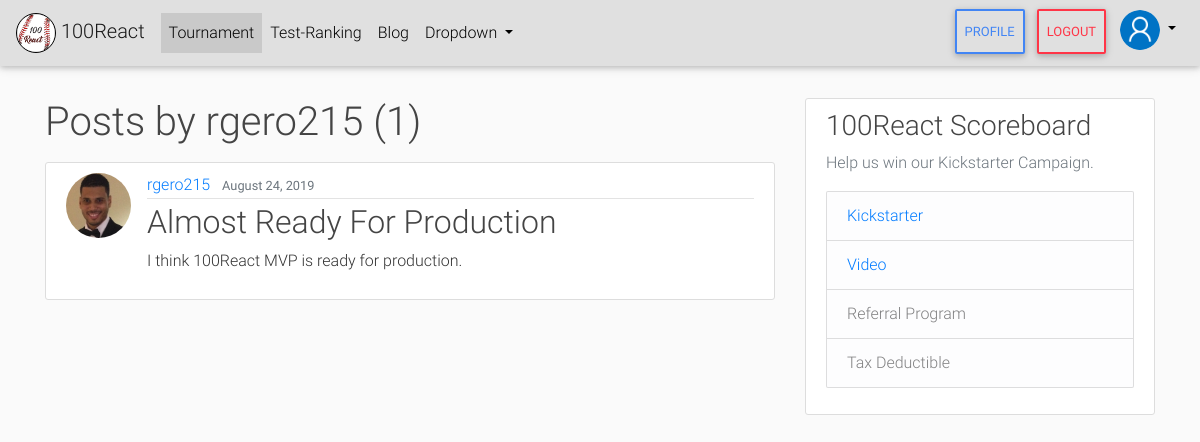
The app's page /blog/user/rgero215/ (signed in) with its own data.
### users/models.py (models this page shows, shortened)
class Profile(models.Model):
    user = models.OneToOneField(User, on_delete=models.CASCADE)
    image = models.ImageField(default='account.png', upload_to='profile_pics')

### blog/models.py (models this page shows, shortened)
class Post(models.Model):
    title = models.CharField(max_length=100)
    content = models.TextField()
    date_posted = models.DateTimeField(default=timezone.now)
    author = models.ForeignKey(User, on_delete=models.CASCADE)

### blog/views.py (the view)
# urls.py: path('user/<str:username>/', UserPostListView.as_view(), name='user-posts'),
class UserPostListView(ListView):
    model = Post
    template_name = 'blog/user_posts.html'
    context_object_name = 'posts'
    paginate_by = 5
    title = 'User-Posts'
    def get_queryset(self):
        user = get_object_or_404(User, username=self.kwargs.get('username'))
        return Post.objects.filter(author=user).order_by('-date_posted')

### blog/templates/blog/user_posts.html (shortened to what this page needs)
{% extends "blog/base.html" %}
{% block content %}
    <h1 class="mb-3">Posts by {{ view.kwargs.username }} ({{ page_obj.paginator.count }})</h1>
    {% for post in posts %}
    <article class="media content-section">
        <img class="rounded-circle article-img" src="{{ post.author.profile.image.url }}" alt="">
        <div class="media-body">
            <div class="article-metadata">
            <a class="mr-2" href="{% url 'user-posts' post.author.username %}">{{ post.author }}</a>
            <small class="text-muted">{{ post.date_posted | date:'F d, Y' }}</small>
            </div>
            <h2><a class="article-title" href="{% url 'post-detail' post.id %}">{{ post.title }}</a></h2>
            <p class="article-content">{{ post.content }}</p>
        </div>
    </article>
    {% endfor %}
{% endblock %}

### blog/templates/blog/base.html (shortened to what this page needs)
{% load static from staticfiles %}
{% load crispy_forms_tags %}
<!doctype html>
<html lang="en">
  <head>
    <link rel="stylesheet" href="https://use.fontawesome.com/releases/v5.8.2/css/all.css">
    <link rel="stylesheet" href="{% static 'API100React/css/bootstrap.min.css' %}">
    <link href="{% static 'API100React/css/mdb.min.css' %}" rel="stylesheet">
    <link href="{% static 'API100React/css/style.css' %}" rel="stylesheet">
    <link href="{% static 'API100React/css/main.css' %}" rel="stylesheet">
    <link rel="stylesheet" href="{% static 'API100React/css/jquery.bracket.min.css' %}">
  </head>
  <body>
      <header class="site-header">
        <nav class="mb-1 navbar navbar-expand-lg navbar-light bg-light">
            <a class="navbar-brand" href="{% url 'test-create' %}">
                <img src="{% static 'API100React/img/100React.png' %}" class="d-inline-block align-middle rounded-circle z-depth-0 logo"
                alt="mdb logo"> 100React
            </a>
            <div class="collapse navbar-collapse" id="navbarSupportedContent-555">
                <ul class="navbar-nav mr-auto">
                    <li class="nav-item active">
                        <a class="nav-link" href="{% url 'marketing-home' %}">Tournament
                        </a>
                    </li>
                    <li class="nav-item">
                        <a class="nav-link" href="{% url 'test-test' %}">Test-Ranking</a>
                    </li>
                    <li class="nav-item">
                        <a class="nav-link" href="{% url 'blog-home' %}">Blog</a>
                    </li>
                    <li class="nav-item dropdown">
                        <a class="nav-link dropdown-toggle" id="navbarDropdownMenuLink-555" data-toggle="dropdown"
                        aria-haspopup="true" aria-expanded="false">Dropdown
                        </a>
                    </li>
                </ul>
                <ul class="navbar-nav ml-auto nav-flex-icons">
                  {% if user.is_authenticated %}
                      <li class="nav-item active">
                        <a class="nav-link btn btn-outline-primary my-2 my-sm-0" href="{% url 'profile' %}"> Profile
                        </a>
                      </li>
                      <li class="nav-item active">
                        <a class="nav-link btn btn-outline-danger my-2 my-sm-0" href="{% url 'logout' %}"> Logout
                        </a>
                      </li>
                      <li class="nav-item avatar dropdown">
                          <a class="nav-link dropdown-toggle" id="navbarDropdownMenuLink-55" data-toggle="dropdown"
                          aria-haspopup="true" aria-expanded="false">
                              <img src="{{ user.profile.image.url }}" class="rounded-circle z-depth-0 avatar-image"
                              alt="avatar image">
                          </a>
                      </li>
                  {% endif %}
                </ul>
            </div>
        </nav>
      </header>
      <main role="main" class="container">
        <div class="row">
          <div class="col-md-8">
            {% block content %}{% endblock %}
          </div>
          {% if 'Play' not in view.title and request.get_full_path != "/" and view.title != 'Play-Two' %}
            <div class="col-md-4">
              <div class="content-section">
                <h3>100React Scoreboard</h3>
                <p class='text-muted'>Help us win our Kickstarter Campaign.
                  <ul class="list-group">
                    <li class="list-group-item list-group-item-light"><a href="https://www.kickstarter.com/projects/1945306321/313735944?ref=dyu8z7&token=0bca9e08" target="_blank">Kickstarter</a></li>
                    <li class="list-group-item list-group-item-light"><a href="https://youtu.be/ycG_tktS2sQ" target="_blank">Video</a></li>
                    <li class="list-group-item list-group-item-light">Referral Program</li>
                    <li class="list-group-item list-group-item-light">Tax Deductible</li>
                  </ul>
                </p>
              </div>
            </div>
          {% endif %}
        </div>
      </main>
  </body>
</html>

### static/API100React/css/style.css (style rules this page uses)
.avatar-image { width: 40px; height: 40px; }
#navbarDropdownMenuLink-55 { margin-top: -7px; }
.logo { width: 40px; height: 40px; border: solid 1px black; }

### static/API100React/css/main.css (style rules this page uses)
body { background: #fafafa; color: #333333; }
h1, h2, h3, h4, h5, h6 { color: #444444; }
ul { margin: 0; }
.site-header .navbar-nav .nav-link { color: #cbd5db; }
.site-header { margin-bottom: 2rem; }
.content-section { background: #ffffff; padding: 10px 20px; border: 1px solid #dddddd; border-radius: 3px; margin-bottom: 20px; }
.article-title { color: #444444; }
.article-content { white-space: pre-line; }
.article-img { height: 65px; width: 65px; margin-right: 16px; }
.article-metadata { padding-bottom: 1px; margin-bottom: 4px; border-bottom: 1px solid #e3e3e3 }

### records on screen
Post: author.profile.image (picture), author "rgero215", date_posted "August 24, 2019", title "Almost Ready For Production", content "I think 100React MVP is ready for production."

### other values on screen
{{ view.kwargs.username }} "rgero215"
{{ page_obj.paginator.count }} "1"
